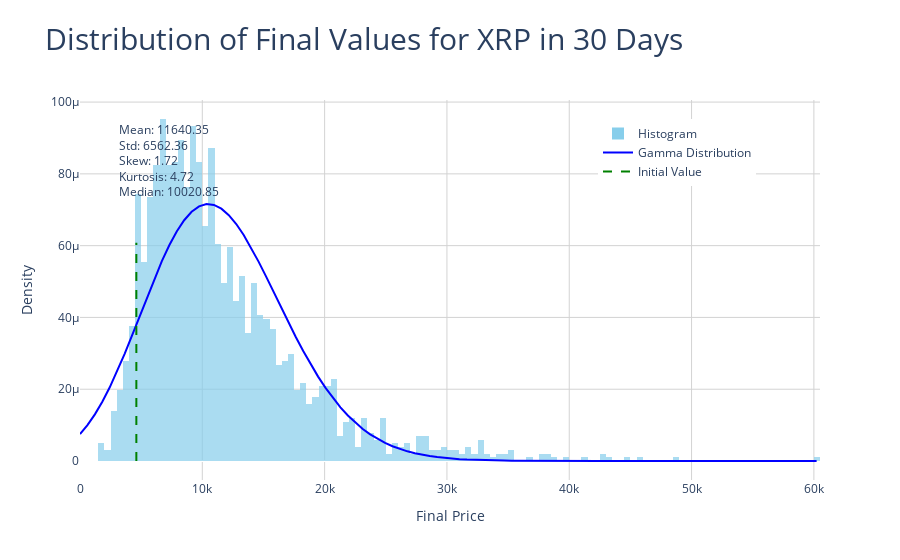

Source (notebook cell):
### Code cell
# Create histogram
hist_data = go.Histogram(
    x=final_values,
    nbinsx=200,
    histnorm='probability density',
    marker=dict(color='skyblue', opacity=0.7),
    name='Histogram'
)

# Add normal distribution curve
x = np.linspace(0, max(final_values), 100)

# Calculate the gamma distribution curve
gamma_curve = go.Scatter(
    x=x,
    y=stats.gamma.pdf(x, shape, loc, scale),
    mode='lines',
    line=dict(color='blue', width=2),
    name='Gamma Distribution'
)

# Add vertical line for initial value
initial_value_line = go.Scatter(
    x=[initial_value, initial_value],
    y=[0, max(stats.norm.pdf(x, mean, std))],
    mode='lines',
    line=dict(color='green', width=2, dash='dash'),
    name='Initial Value'
)

# Create figure
fig = go.Figure(data=[hist_data, gamma_curve, initial_value_line])

# Add statistics annotation
fig.add_annotation(
    xref='paper', yref='paper',
    x=0.05, y=0.95,
    text=f'Mean: {mean:.2f}<br>Std: {std:.2f}<br>Skew: {skew:.2f}<br>Kurtosis: {kurtosis:.2f}<br>Median: {median:.2f}',
    showarrow=False,
    align='left'
)

# Update layout
fig.update_layout(
    title={
        'text': 'Distribution of Final Values for XRP in 30 Days',
        'font': {
            'size': 30
        }
    },
    xaxis_title='Final Price',
    yaxis_title='Density',
    legend=dict(x=0.7, y=0.95),
    plot_bgcolor='white',
    xaxis=dict(showgrid=True, gridcolor='lightgrey'),
    yaxis=dict(showgrid=True, gridcolor='lightgrey')
)

### Figure 1 — Plotly figure (JSON) as saved in the notebook; plotly's stock layout.template omitted (floating-point values rounded to 4 significant figures; data arrays with more than 128 entries replaced by an {"elided": "..."} marker saying what was removed)
{"data": [{"histnorm": "probability density", "marker": {"color": "skyblue", "opacity": 0.7}, "name": "Histogram", "nbinsx": 200, "type": "histogram", "x": {"elided": "2015 float values"}}, {"line": {"color": "blue", "width": 2}, "mode": "lines", "name": "Gamma Distribution", "type": "scatter", "x": [0, 608.3, 1217.0, 1825.0, 2433.0, 3042.0, 3650.0, 4258.0, 4867.0, 5475.0, 6083.0, 6691.0, 7300.0, 7908.0, 8516.0, 9125.0, 9733.0, 10340.0, 10950.0, 11560.0, 12170.0, 12770.0, 13380.0, 13990.0, 14600.0, 15210.0, 15820.0, 16420.0, 17030.0, 17640.0, 18250.0, 18860.0, 19470.0, 20070.0, 20680.0, 21290.0, 21900.0, 22510.0, 23120.0, 23720.0, 24330.0, 24940.0, 25550.0, 26160.0, 26770.0, 27370.0, 27980.0, 28590.0, 29200.0, 29810.0, 30420.0, 31020.0, 31630.0, 32240.0, 32850.0, 33460.0, 34070.0, 34670.0, 35280.0, 35890.0, 36500.0, 37110.0, 37720.0, 38320.0, 38930.0, 39540.0, 40150.0, 40760.0, 41370.0, 41970.0, 42580.0, 43190.0, 43800.0, 44410.0, 45020.0, 45620.0, 46230.0, 46840.0, 47450.0, 48060.0, 48670.0, 49270.0, 49880.0, 50490.0, 51100.0, 51710.0, 52320.0, 52920.0, 53530.0, 54140.0, 54750.0, 55360.0, 55970.0, 56570.0, 57180.0, 57790.0, 58400.0, 59010.0, 59610.0, 60220.0], "y": [7.522e-06, 1.001e-05, 1.3e-05, 1.651e-05, 2.053e-05, 2.5e-05, 2.986e-05, 3.501e-05, 4.031e-05, 4.563e-05, 5.08e-05, 5.568e-05, 6.01e-05, 6.394e-05, 6.708e-05, 6.943e-05, 7.094e-05, 7.158e-05, 7.135e-05, 7.031e-05, 6.85e-05, 6.602e-05, 6.296e-05, 5.943e-05, 5.556e-05, 5.144e-05, 4.719e-05, 4.29e-05, 3.867e-05, 3.456e-05, 3.064e-05, 2.694e-05, 2.351e-05, 2.036e-05, 1.751e-05, 1.495e-05, 1.267e-05, 1.067e-05, 8.931e-06, 7.425e-06, 6.134e-06, 5.037e-06, 4.112e-06, 3.338e-06, 2.694e-06, 2.162e-06, 1.726e-06, 1.371e-06, 1.083e-06, 8.518e-07, 6.665e-07, 5.189e-07, 4.022e-07, 3.103e-07, 2.383e-07, 1.822e-07, 1.388e-07, 1.052e-07, 7.945e-08, 5.976e-08, 4.477e-08, 3.341e-08, 2.484e-08, 1.84e-08, 1.358e-08, 9.984e-09, 7.316e-09, 5.343e-09, 3.889e-09, 2.821e-09, 2.04e-09, 1.47e-09, 1.056e-09, 7.568e-10, 5.405e-10, 3.848e-10, 2.732e-10, 1.934e-10, 1.366e-10, 9.615e-11, 6.751e-11, 4.727e-11, 3.301e-11, 2.3e-11, 1.598e-11, 1.108e-11, 7.657e-12, 5.281e-12, 3.634e-12, 2.495e-12, 1.709e-12, 1.167e-12, 7.96e-13, 5.415e-13, 3.676e-13, 2.49e-13, 1.683e-13, 1.135e-13, 7.642e-14, 5.134e-14]}, {"line": {"color": "green", "dash": "dash", "width": 2}, "mode": "lines", "name": "Initial Value", "type": "scatter", "x": [4607.0, 4607.0], "y": [0, 6.079e-05]}], "layout": {"annotations": [{"align": "left", "showarrow": false, "text": "Mean: 11640.35<br>Std: 6562.36<br>Skew: 1.72<br>Kurtosis: 4.72<br>Median: 10020.85", "x": 0.05, "xref": "paper", "y": 0.95, "yref": "paper"}], "legend": {"x": 0.7, "y": 0.95}, "plot_bgcolor": "white", "title": {"font": {"size": 30}, "text": "Distribution of Final Values for XRP in 30 Days"}, "xaxis": {"gridcolor": "lightgrey", "showgrid": true, "title": {"text": "Final Price"}}, "yaxis": {"gridcolor": "lightgrey", "showgrid": true, "title": {"text": "Density"}}}}
